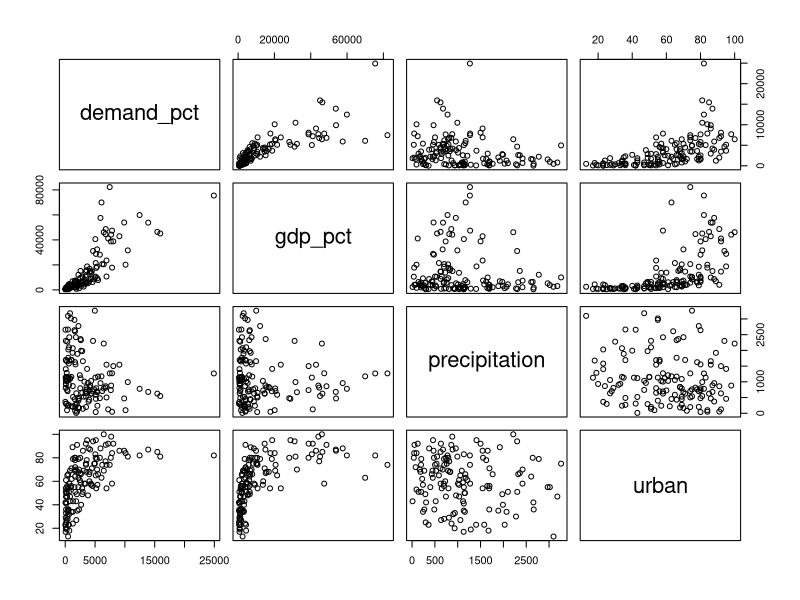
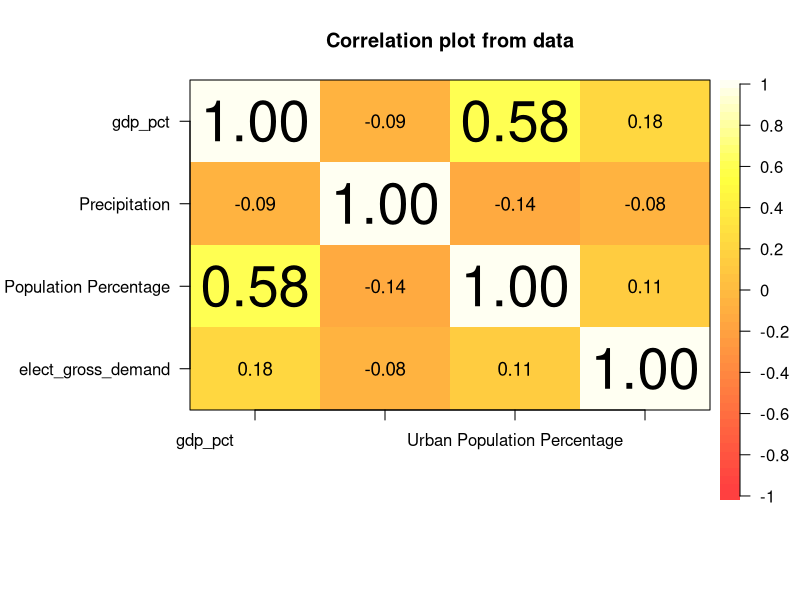
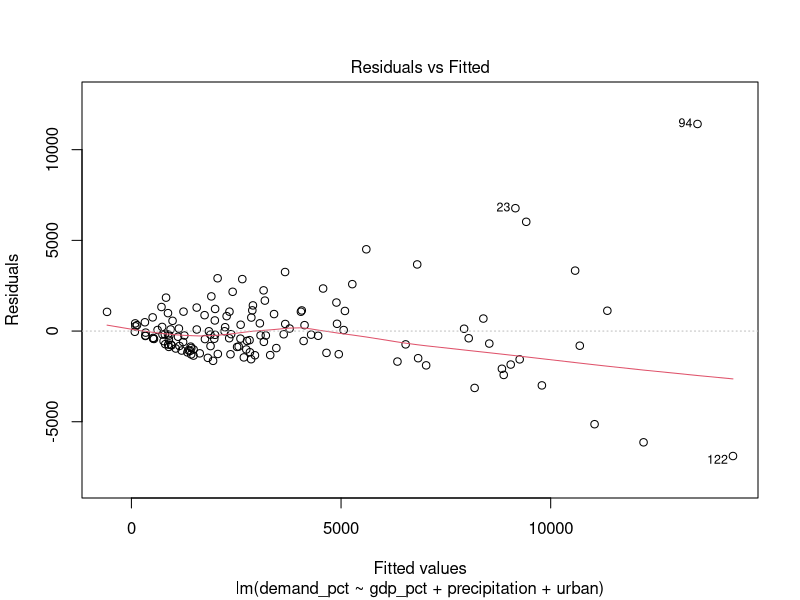
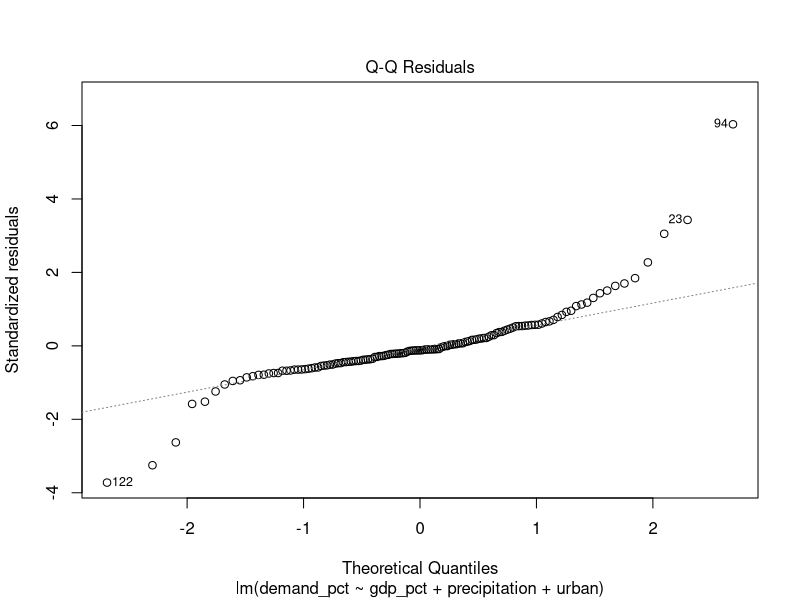
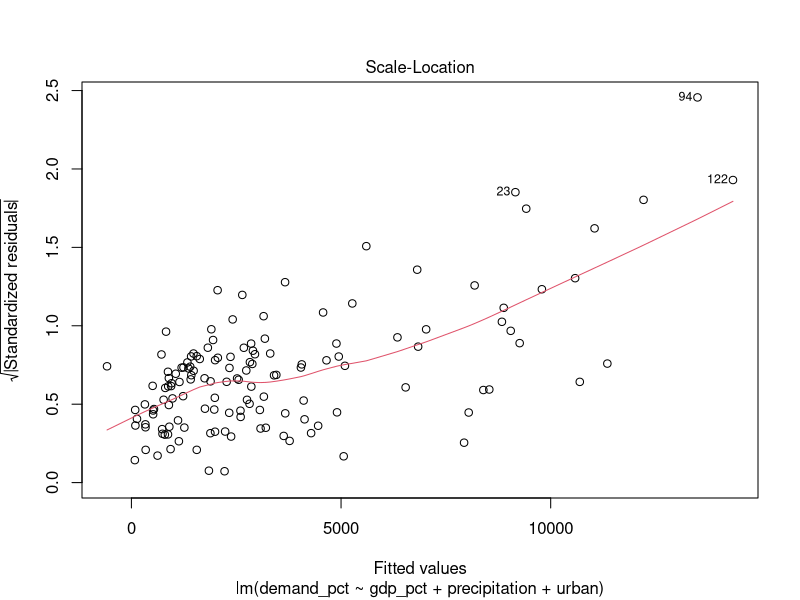
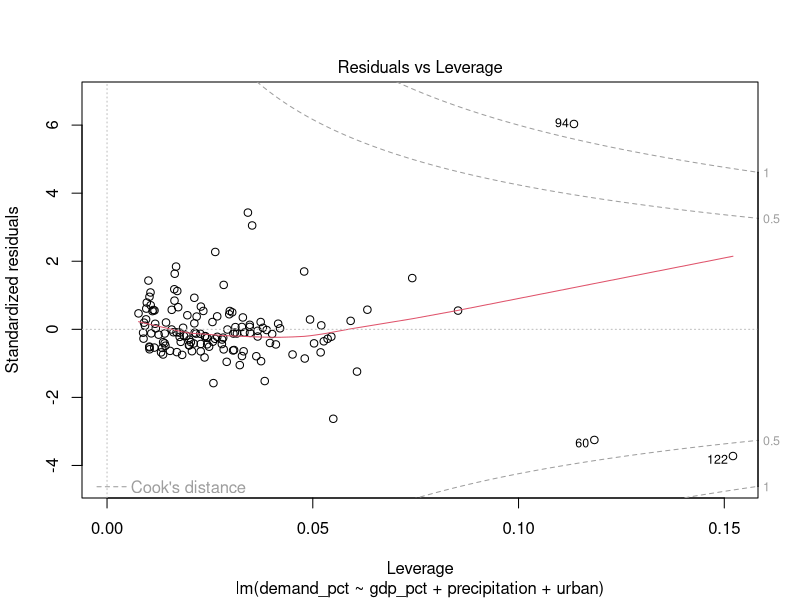
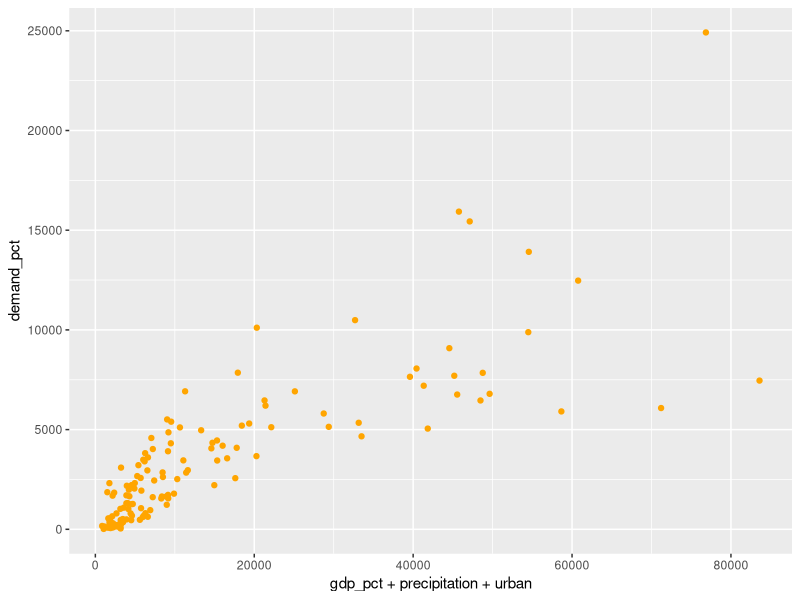
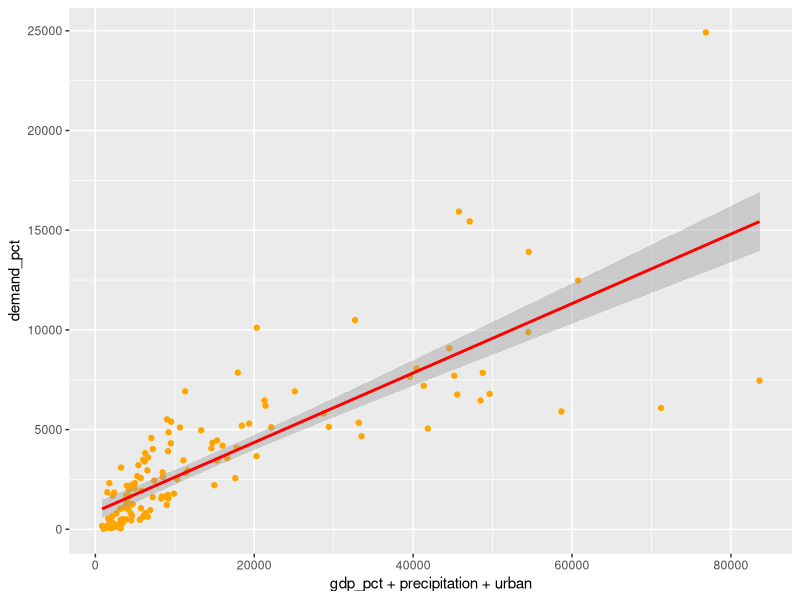

Source code (R) for these figures, in order:
## ---- chunk 1
#Let's load the necessary packages
library(ggplot2) #to create plots
library(dplyr) #for data manipulation
library(broom) 
library(ggpubr) #to create correlation plots
library(readr)
library(psych) #to create correlation plots
## ---- chunk 2
regression_data <- read_csv("Regression Analysis Data.csv")
## ---- chunk 3
#Checking the class of the data.
class(regression_data) #It's a data frame

#Let's look at the quality of the data and if there is any null value in the data frame
is.null(regression_data) # There's not a single "null" value which makes the data set more explanatory.
## ---- chunk 4
#Let's see a few rows and columns of the data.
head(regression_data)
## ---- chunk 5
#Now, it's time to load the columns in the dataset as variables.
precipitation <- regression_data$Precipitation
gdp_pct <- regression_data$gdp_pct
gross_demand <- regression_data$elect_gross_demand
population <- regression_data$population
urban <- regression_data$`Urban Population Percentage`
## ---- chunk 6
regression_data <- 
  regression_data %>% mutate(demand_pct = (gross_demand * 1000000) / regression_data$population)
demand_pct <- regression_data$demand_pct #Now, the new variable for our model is ready.
## ---- chunk 7
head(regression_data)
## ---- chunk 8
#Pair plots
pairs(demand_pct ~ gdp_pct + precipitation + urban, data = regression_data)

# Pair plots show a strong linearity between GDP per capita and electricity demand per capita. We need further investigation to see the link between other variables.
## ---- chunk 9
cor(gdp_pct, precipitation)
cor(precipitation, urban)
cor(gdp_pct, urban)
## ---- chunk 10
#We can also see the multicollinearity and create another correlation plot
corPlot(regression_data[1:4],  gr = colorRampPalette(heat.colors(30)))
## ---- chunk 11
summary(demand_pct)
## ---- chunk 12
#This analysis examines whether there is a relationship between the electricity demand per capita (as the response variable) and precipitation, GDP per capita and urbanization percentage (as explanatory variables).

lin.model <- lm(demand_pct ~ gdp_pct + precipitation + urban, data = regression_data)

#Let's see the ANOVA table and some key statistics of the regression model. 

summary(lin.model)

#Comments:
#i. Our model explains more than 70% of the data based on various R-squared and modified R-squared values. This is not a great percentage, but it explains the majority of the data. 
#ii. According to the p-value of GDP per capita, it is statistically significant at the 1% level. In other words, the null hypothesis can be rejected with a 1% probability for the GDP per capita in our model. On the other hand, the p-values for the average precipitation and urbanization show that they are statistically significant at the 5% level. Lastly, the p-value for the regression model is lower than 0.01 (2.2e-16).
#iii. The standard errors of the GDP per capita and precipitation do not seem to be high. However, the error for the intercept appears to be slightly higher. Because the minimum value for electricity demand per person is 19.29 and the 1st quantile is 640, our model may not explain the pattern for the countries with the lowest electricity demand per-capita values.
#iv. We can show our model as Electricity demand per person = 408.41 + -0.55 x precipitation + 0.15 x GDP per capita + 25.26 x urbanization rate + ϵ

#It would also be beneficial to build and examine the plots for our linear regression model.

plot(lin.model)

#Based on the "residuals vs fitted" graph, we see that linearity seems to hold in the first part of the red line, as the red line is close to the dashed line. We can also see the heteroskedasticity: when we move to the right on the fitted values line (x-axis), the spread of the residuals seems to be increasing. The observations 23, 94, and 122 may be outliers, having large residual values.
#To conclude from all graphs, we can say the points 23, 94 and 122 may be the outliers in our model.
## ---- chunk 13
ggplot(regression_data, aes(x = gdp_pct + precipitation + urban, y= demand_pct)) + geom_point(color = "orange")
## ---- chunk 14
ggplot(regression_data, aes(x = gdp_pct + precipitation + urban, y= demand_pct)) + geom_point(color = "orange") + geom_smooth(method="lm", col="red")
## ---- chunk 15
ggplot(regression_data, aes(x = gdp_pct + precipitation + urban, y= demand_pct)) + geom_point(color = "orange") + geom_smooth(method="lm", col="red") + stat_regline_equation(label.x = 5, label.y = 9) + theme_bw() +
  labs(title = "Electricity demand per person as a function of GDP, precipitation and urbanization rate",
      x = "GDP per capita + Precipitation + Urbanization",
      y = "Electricity demand per capita")
